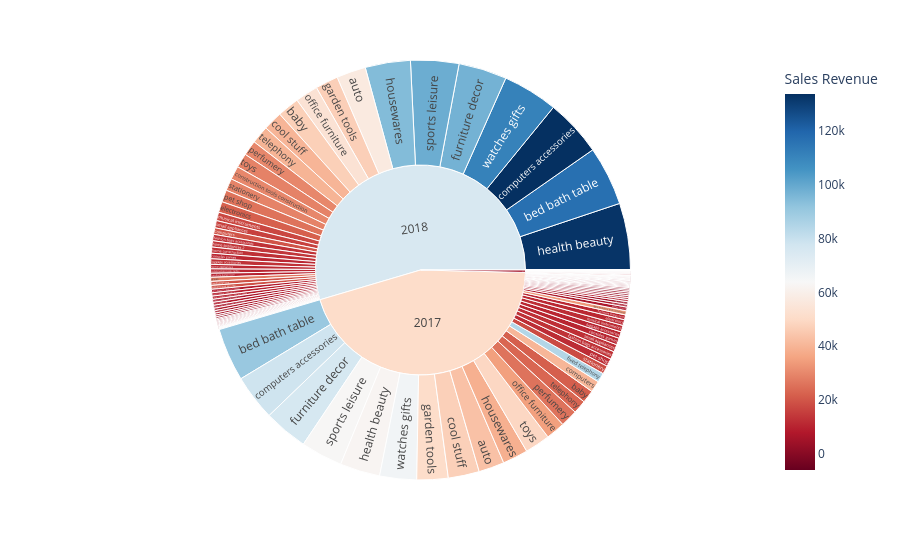

The cell this chart's notebook holds for it:
### Code cell
# Plot with 3 dimensions (Still not good!)

fig = px.sunburst(total_rev, 
                  path = ['Sales Year', 'Product Category'], 
                  values = 'Sales Revenue',
                  color = 'Sales Revenue', 
                  hover_data = ['Sales Revenue'],
                  color_continuous_scale = 'RdBu',
                  color_continuous_midpoint = np.average(total_rev['Sales Revenue'], 
                                                         weights = total_rev['Sales Revenue']))
fig.show()

### Figure 1 — Plotly figure (JSON) as saved in the notebook; plotly's stock layout.template omitted (floating-point values rounded to 4 significant figures; data arrays with more than 128 entries replaced by an {"elided": "..."} marker saying what was removed)
{"data": [{"branchvalues": "total", "customdata": {"elided": "175x2 float values"}, "domain": {"x": [0, 1], "y": [0, 1]}, "hovertemplate": "labels=%{label}<br>Sales Revenue_sum=%{value}<br>parent=%{parent}<br>id=%{id}<br>Sales Revenue=%{color}<extra></extra>", "ids": {"elided": "175 str values"}, "labels": {"elided": "175 str values"}, "marker": {"coloraxis": "coloraxis", "colors": {"elided": "175 float values"}}, "name": "", "parents": {"elided": "175 str values"}, "type": "sunburst", "values": {"elided": "175 float values"}}], "layout": {"coloraxis": {"cmid": 63850.0, "colorbar": {"title": {"text": "Sales Revenue"}}, "colorscale": [[0, "rgb(103,0,31)"], [0.1, "rgb(178,24,43)"], [0.2, "rgb(214,96,77)"], [0.3, "rgb(244,165,130)"], [0.4, "rgb(253,219,199)"], [0.5, "rgb(247,247,247)"], [0.6, "rgb(209,229,240)"], [0.7, "rgb(146,197,222)"], [0.8, "rgb(67,147,195)"], [0.9, "rgb(33,102,172)"], [1, "rgb(5,48,97)"]]}, "legend": {"tracegroupgap": 0}, "margin": {"t": 60}}}
